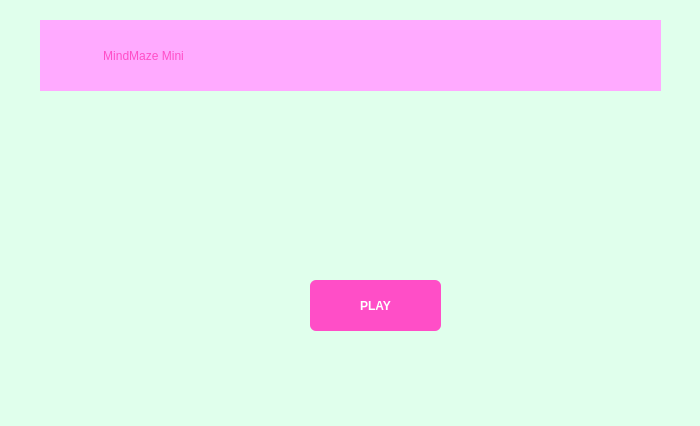
<?xml version="1.0" encoding="UTF-8"?>
<ui version="4.0">
 <class>MainWindow</class>
 <widget class="QMainWindow" name="MainWindow">
  <property name="geometry">
   <rect>
    <x>0</x>
    <y>0</y>
    <width>700</width>
    <height>426</height>
   </rect>
  </property>
  <property name="windowTitle">
   <string>MainWindow</string>
  </property>
  <property name="styleSheet">
   <string notr="true">background-color: rgb(224, 255, 236);


</string>
  </property>
  <widget class="QWidget" name="centralwidget">
   <widget class="QLabel" name="ProjTitle">
    <property name="geometry">
     <rect>
      <x>40</x>
      <y>20</y>
      <width>621</width>
      <height>71</height>
     </rect>
    </property>
    <property name="styleSheet">
     <string notr="true">background-color: rgb(255, 170, 255);
font: 28pt &quot;Segoe UI&quot;;
color: rgb(255, 78, 199);


</string>
    </property>
    <property name="text">
     <string>                   MindMaze Mini</string>
    </property>
   </widget>
   <widget class="QPushButton" name="PLAYButton">
    <property name="geometry">
     <rect>
      <x>310</x>
      <y>280</y>
      <width>131</width>
      <height>51</height>
     </rect>
    </property>
    <property name="styleSheet">
     <string notr="true">#PLAYButton {
    background-color: rgb(255, 78, 199);
    color: white;
    font-weight: bold;
    padding: 6px;
    border-radius: 6px;
}

#PLAYButton:hover {
    background-color: rgb(255, 170, 255);
}
</string>
    </property>
    <property name="text">
     <string>PLAY</string>
    </property>
   </widget>
  </widget>
  <widget class="QMenuBar" name="menubar">
   <property name="geometry">
    <rect>
     <x>0</x>
     <y>0</y>
     <width>700</width>
     <height>21</height>
    </rect>
   </property>
  </widget>
  <widget class="QStatusBar" name="statusbar"/>
 </widget>
 <resources/>
 <connections/>
</ui>
